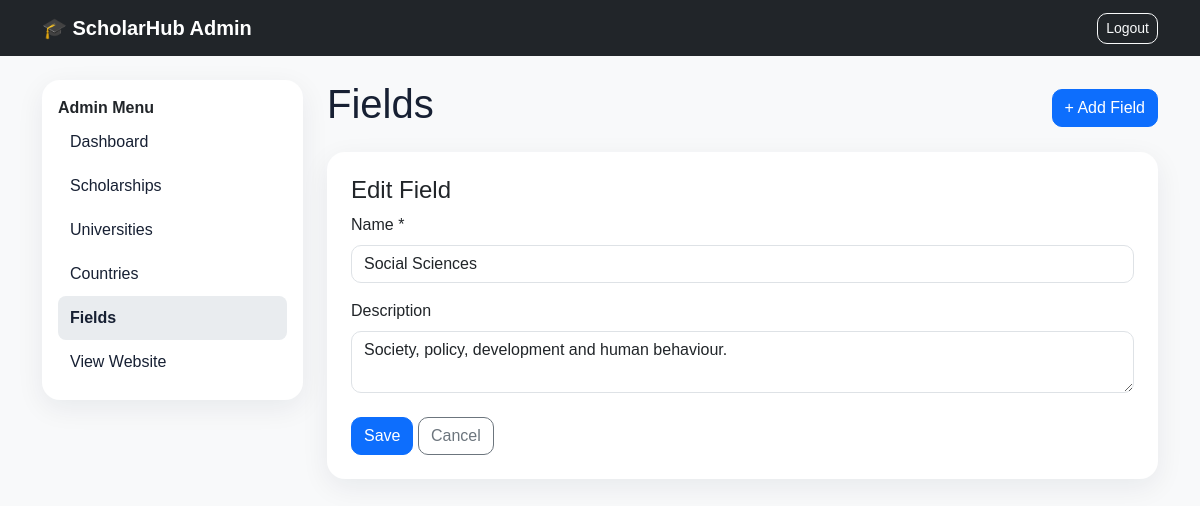
Page /admin/fields.php?action=edit&id=20 (signed in) on the committed database.
### tables this page shows
CREATE TABLE IF NOT EXISTS fields (id INT AUTO_INCREMENT PRIMARY KEY,name VARCHAR(150) NOT NULL UNIQUE,description TEXT NULL,created_at TIMESTAMP DEFAULT CURRENT_TIMESTAMP);

### includes/functions.php (called while the page is built, shortened)
<?php
function e($v)
{
    return htmlspecialchars((string)$v, ENT_QUOTES, 'UTF-8');
}

### admin/fields.php (the view)
<?php require '../config/db.php';require '../includes/functions.php';need_admin();$a=$_GET['action']??'list';$id=(int)($_GET['id']??0);$err='';if($a==='delete'&&$id){$st=$pdo->prepare('DELETE FROM fields WHERE id=?');$st->execute([$id]);header('Location: fields.php');exit;}if($_SERVER['REQUEST_METHOD']==='POST'){$n=trim($_POST['name']);$d=trim($_POST['description']);if($n==='')$err='Field name is required.';else{if($id){$st=$pdo->prepare('UPDATE fields SET name=?,description=? WHERE id=?');$st->execute([$n,$d,$id]);}else{$st=$pdo->prepare('INSERT INTO fields(name,description) VALUES(?,?)');$st->execute([$n,$d]);}header('Location: fields.php');exit;}}$item=null;if($a==='edit'&&$id){$st=$pdo->prepare('SELECT * FROM fields WHERE id=?');$st->execute([$id]);$item=$st->fetch();}$title='Manage Fields';require '_header.php';?><div class="d-flex justify-content-between align-items-center mb-3"><h1>Fields</h1><a class="btn btn-primary" href="?action=add">+ Add Field</a></div><?php if($a==='add'||$a==='edit'): ?><div class="card p-4"><h4><?=$a==='edit'?'Edit':'Add'?> Field</h4><?php if($err):?><div class="alert alert-danger"><?=e($err)?></div><?php endif;?><form method="post"><label class="form-label">Name *</label><input class="form-control mb-3" name="name" value="<?=e($item['name']??'')?>" required><label class="form-label">Description</label><textarea class="form-control" name="description"><?=e($item['description']??'')?></textarea><button class="btn btn-primary mt-4">Save</button> <a class="btn btn-outline-secondary mt-4" href="fields.php">Cancel</a></form></div><?php else: ?><div class="table-card table-responsive"><table class="table"><thead><tr><th>Field</th><th>Description</th><th>Action</th></tr></thead><tbody><?php foreach($pdo->query('SELECT * FROM fields ORDER BY id DESC') as $r): ?><tr><td><?=e($r['name'])?></td><td><?=e($r['description'])?></td><td><a class="btn btn-sm btn-outline-dark" href="?action=edit&id=<?=$r['id']?>">Edit</a> <a data-confirm="Delete this field?" class="btn btn-sm btn-outline-danger" href="?action=delete&id=<?=$r['id']?>">Delete</a></td></tr><?php endforeach;?></tbody></table></div><?php endif;?><?php require '_footer.php'; ?>

### assets/css/style.css (style rules this page uses)
body { font-family: Arial, sans-serif; background: #f8f9fa; color: #172033 }
.card { border: 0; border-radius: 18px; box-shadow: 0 8px 28px rgba(20, 30, 50, .07) }
.btn, .form-control, .form-select { border-radius: 10px }

### rows in the picture
fields: name "Social Sciences", description "Society, policy, development and human behaviour."
